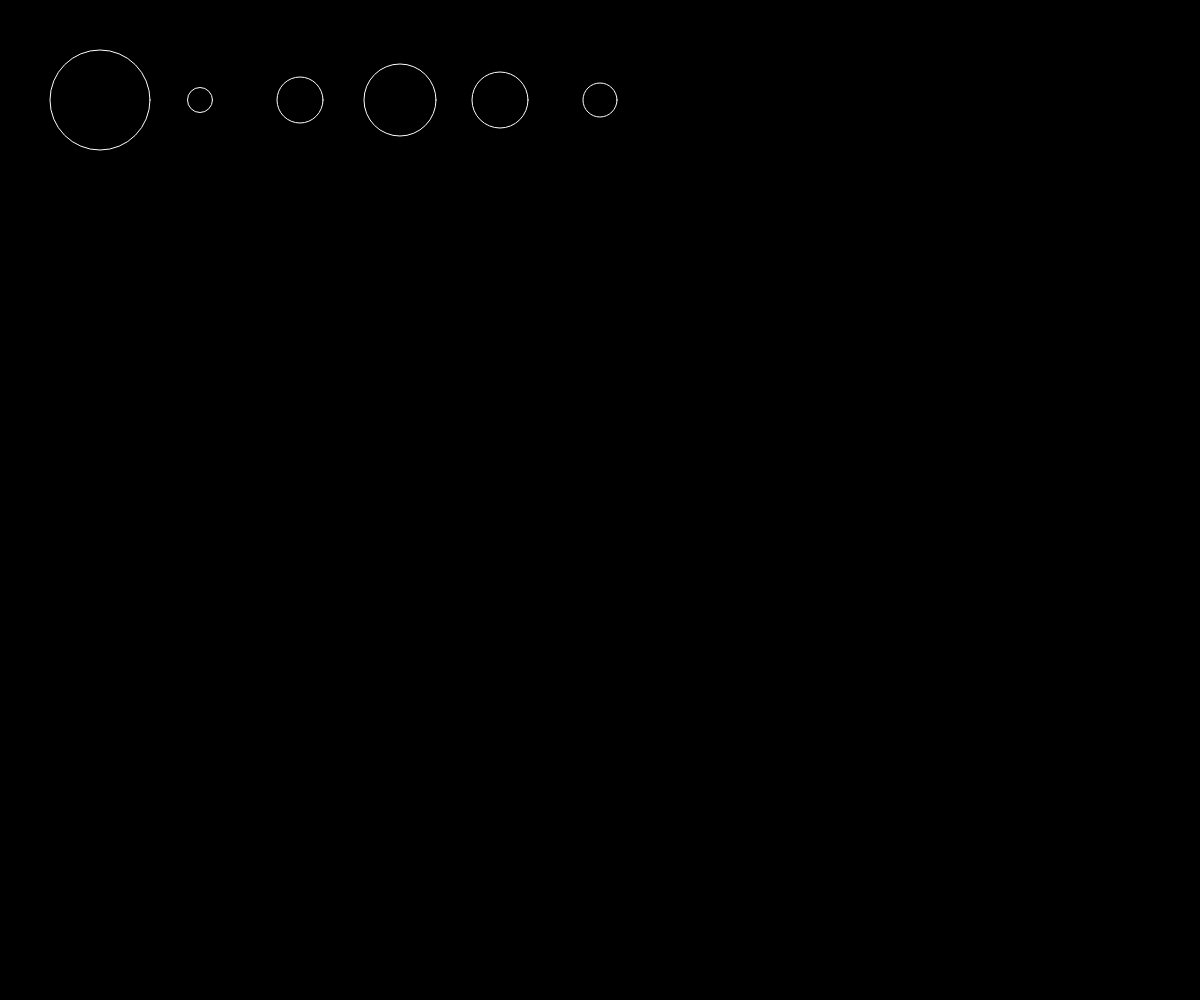
Frame 1 (no input)
Frame 60 (no input): identical to frame 1, image omitted
Frame 120 (the mouse pressed at the canvas centre since frame 60): identical to frame 1, image omitted

The p5.js sketch that drew this single still picture (run headless with seeded random() and noise() and a simulated clock; from frame 60 on, the mouse is pressed at the canvas centre):

// p5.js sketch
// ── sketch.js
var nums = [100, 25, 46, 72, 56, 34];

function setup() {
	createCanvas(windowWidth, windowHeight);
}

function draw() {
	background(0);
	noFill();
	stroke(255);
		for (var x = 0; x < nums.length; x = x + 1) {
			/*expression more than x = x + 1, will result in shapes being spread
			beyond the canvas*/

			ellipse(x*100+100,100,nums[x],nums[x]);
			console.log(x);
	}
}
